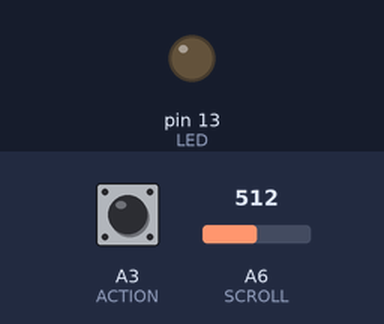
This sketch was run on a simulated Arduino Nano, built with avr-gcc and run on an emulated ATmega328P. Parts: output pins drawn as LEDs (lit = HIGH). Dashed ring = blinking. Inputs (shaded band) come from the test bench; at power-on: A6 (SCROLL) = 512, A3 (ACTION) HIGH.

Above: at 1.2 s.
1.3 s: A6 (SCROLL) set to 987
2.8 s: A6 (SCROLL) set to 1018
At 3.05 s:
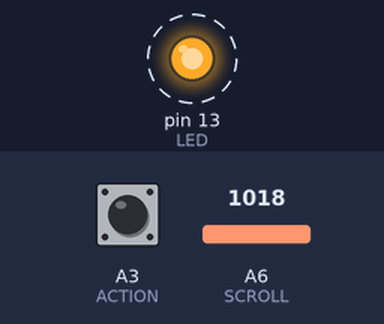
5.8 s: A6 (SCROLL) set to 990
At 5.8 s:
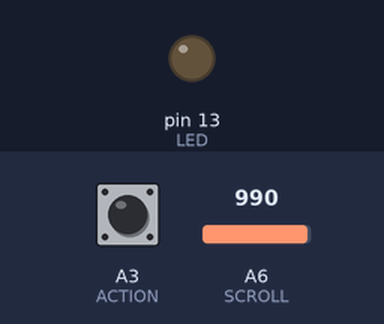
7.3 s: A3 (ACTION) pulled LOW for 3.2 s
At 8.4 s:
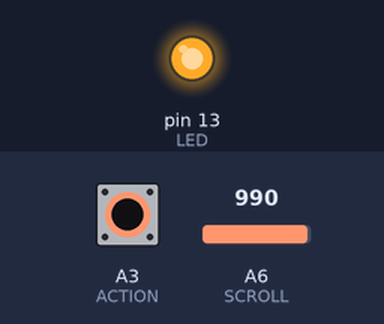
Timing chart, 0 to 12.0 s (numbered marks = the images above; inputs shaded):
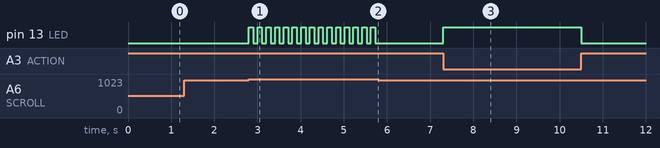

The sketch:

buttontest.ino
```cpp
/*
 * Test out push button, scroll switch, and action LED.
 *
 * LED goes on when you push the button.
 * LED blinks slow when scroll is down
 * LED blinks fast when scroll is up
 */

const int LED = 13;
const int ACTION = A3;
const int SCROLL = A6;
const int BLINK_SLOW = 500;
const int BLINK_FAST = 100;

static long int last_blink_time;
static long int loop_time;
static int blink_period;
static int blink_state;

void setup() {
  pinMode(LED, OUTPUT);
  pinMode(ACTION, INPUT_PULLUP);
  pinMode(SCROLL, INPUT);

  blink_state = 0;
  blink_period = 0;
}

void loop() {
  int v;

  loop_time = millis();

  // If the button is pushed, turn on the LED
  if (digitalRead(ACTION) == 0) {
    digitalWrite(LED, 1);
    return;
  }

  // If the scroll switch is pushed, blink the LED
  v = analogRead(SCROLL);
  if (v < 10)
    blink_period = BLINK_SLOW;
  else if (v > 1000)
    blink_period = BLINK_FAST;
  else {
    digitalWrite(LED, 0);
    last_blink_time = loop_time;
    blink_state = 1;
    return;
  }

  if (loop_time > last_blink_time + blink_period) {
     blink_state = 1 - blink_state;
     last_blink_time = loop_time;
  }
  digitalWrite(LED, blink_state);
}
```

Measured:
- the behaviour switches between 1000 and 1001 on A6 (SCROLL) (found by bisection; images 0 and 1)
- after the input at 1.3 s, every drawn part: stays the same
- after the input at 2.8 s, pin 13 (LED): alternates HIGH for 0.10 s and LOW for 0.10 s, starting at once
- after the input at 5.8 s, pin 13 (LED): stops changing and stays LOW
- after the input at 7.3 s, pin 13 (LED): LOW → HIGH at once, → LOW 3.2 s later
